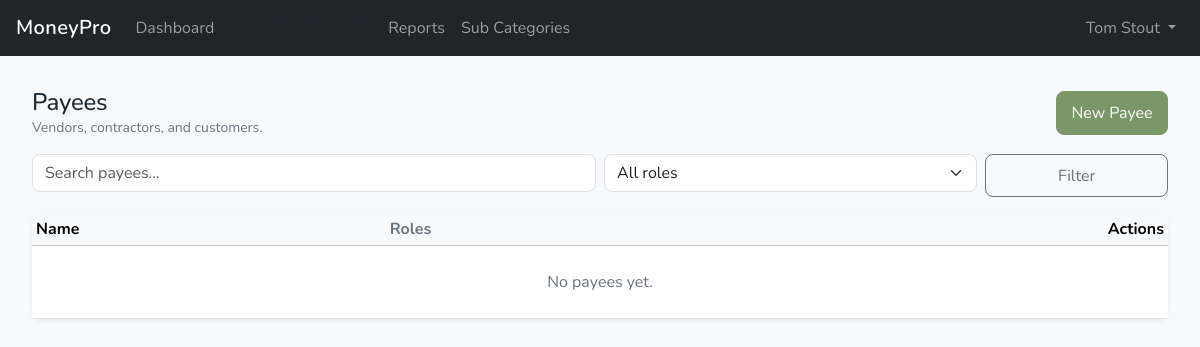
Page /payees/ (signed in) on the earlier database version.
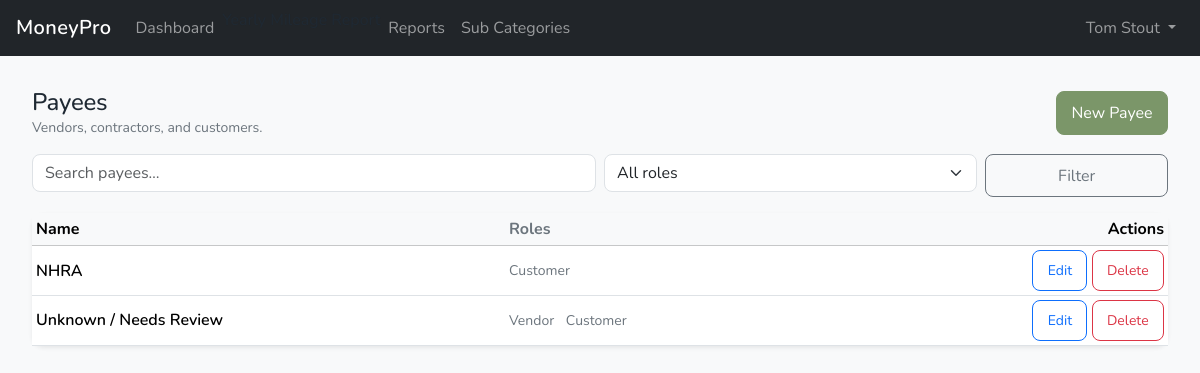
Same page on the later database version.
### ledger/models.py (models this page shows, shortened)
class Payee(BusinessOwnedModelMixin):
    display_name = models.CharField(max_length=255)
    legal_name = models.CharField(max_length=255, blank=True)
    business_name = models.CharField(max_length=255, blank=True)
    email = models.EmailField(blank=True)
    phone = models.CharField(max_length=50, blank=True)
    address1 = models.CharField(max_length=255, blank=True)
    address2 = models.CharField(max_length=255, blank=True)
    city = models.CharField(max_length=120, blank=True)
    state = models.CharField(max_length=50, blank=True)
    zip_code = models.CharField(max_length=20, blank=True)
    country = models.CharField(max_length=50, blank=True, default="US")
    is_vendor         = models.BooleanField(default=True)
    is_customer       = models.BooleanField(default=False)
    is_contractor     = models.BooleanField(default=False)
    class Meta:
        ordering = ["display_name"]
        constraints = [
            models.UniqueConstraint(
                fields=["business", "display_name"],
                name="uniq_payee_display_name_per_business",
            )
        ]

### ledger/views.py (the view, shortened to what this page needs)
# urls.py: path("payees/", PayeeListView.as_view(), name="payee_list"),
class PayeeListView(LoginRequiredMixin, ListView):
    model = Payee
    template_name = "ledger/payees/payee_list.html"
    context_object_name = "payees"
    paginate_by = 25
    def get_queryset(self):
        qs = Payee.objects.filter(business=self.request.business).order_by("display_name")
        q = (self.request.GET.get("q") or "").strip()
        role = (self.request.GET.get("role") or "").strip()
        if role == "vendor":
            qs = qs.filter(is_vendor=True)
        elif role == "customer":
            qs = qs.filter(is_customer=True)
        elif role == "contractor":
            qs = qs.filter(is_contractor=True)
        return qs
    def get_context_data(self, **kwargs):
        ctx = super().get_context_data(**kwargs)
        ctx["q"] = (self.request.GET.get("q") or "").strip()
        ctx["role"] = (self.request.GET.get("role") or "").strip()
        return ctx

### ledger/templates/ledger/payees/payee_list.html (shortened to what this page needs)
{% extends "index.html" %}
{% block content %}
<div class="container-fluid px-2 px-md-3 py-3">
  <div class="d-flex justify-content-between align-items-center mb-3">
    <div>
      <h1 class="h4 mb-0">Payees</h1>
      <div class="text-muted small">Vendors, contractors, and customers.</div>
    </div>
    <a class="btn btn-primary" href="{% url 'ledger:payee_create' %}">New Payee</a>
  </div>
  <form method="get" class="row g-2 mb-3">
    <div class="col-12 col-md-6">
      <input class="form-control" name="q" value="{{ q }}" placeholder="Search payees…">
    </div>
    <div class="col-12 col-md-4">
      <select class="form-select" name="role">
        <option value="" {% if not role %}selected{% endif %}>All roles</option>
      </select>
    </div>
    <div class="col-12 col-md-2 d-grid">
      <button class="btn btn-outline-secondary">Filter</button>
    </div>
  </form>
  <div class="card shadow-sm">
    <div class="table-responsive">
      <table class="table table-sm align-middle mb-0">
        <thead class="table-light">
          <tr>
            <th>Name</th>
            <th class="text-muted">Roles</th>
            <th class="text-end">Actions</th>
          </tr>
        </thead>
        <tbody>
          {% for p in payees %}
          <tr>
            <td class="fw-semibold">{{ p.display_name }}</td>
            <td class="text-muted small">
              {% if p.is_vendor %}<span class="me-2">Vendor</span>{% endif %}
              {% if p.is_customer %}<span class="me-2">Customer</span>{% endif %}
            </td>
            <td class="text-end">
              <a class="btn btn-sm btn-outline-primary" href="{% url 'ledger:payee_update' p.pk %}">Edit</a>
              <a class="btn btn-sm btn-outline-danger" href="{% url 'ledger:payee_delete' p.pk %}">Delete</a>
            </td>
          </tr>
          {% empty %}
          <tr><td colspan="3" class="text-center text-muted py-4">No payees yet.</td></tr>
          {% endfor %}
        </tbody>
      </table>
    </div>
  </div>
</div>
{% endblock %}

Differences in the rows shown:
added Payee: display_name "NHRA", is_customer "Customer"
added Payee: display_name "Unknown / Needs Review", is_vendor "Vendor", is_customer "Customer"
Other differences:
text no longer shown: "No payees yet."
